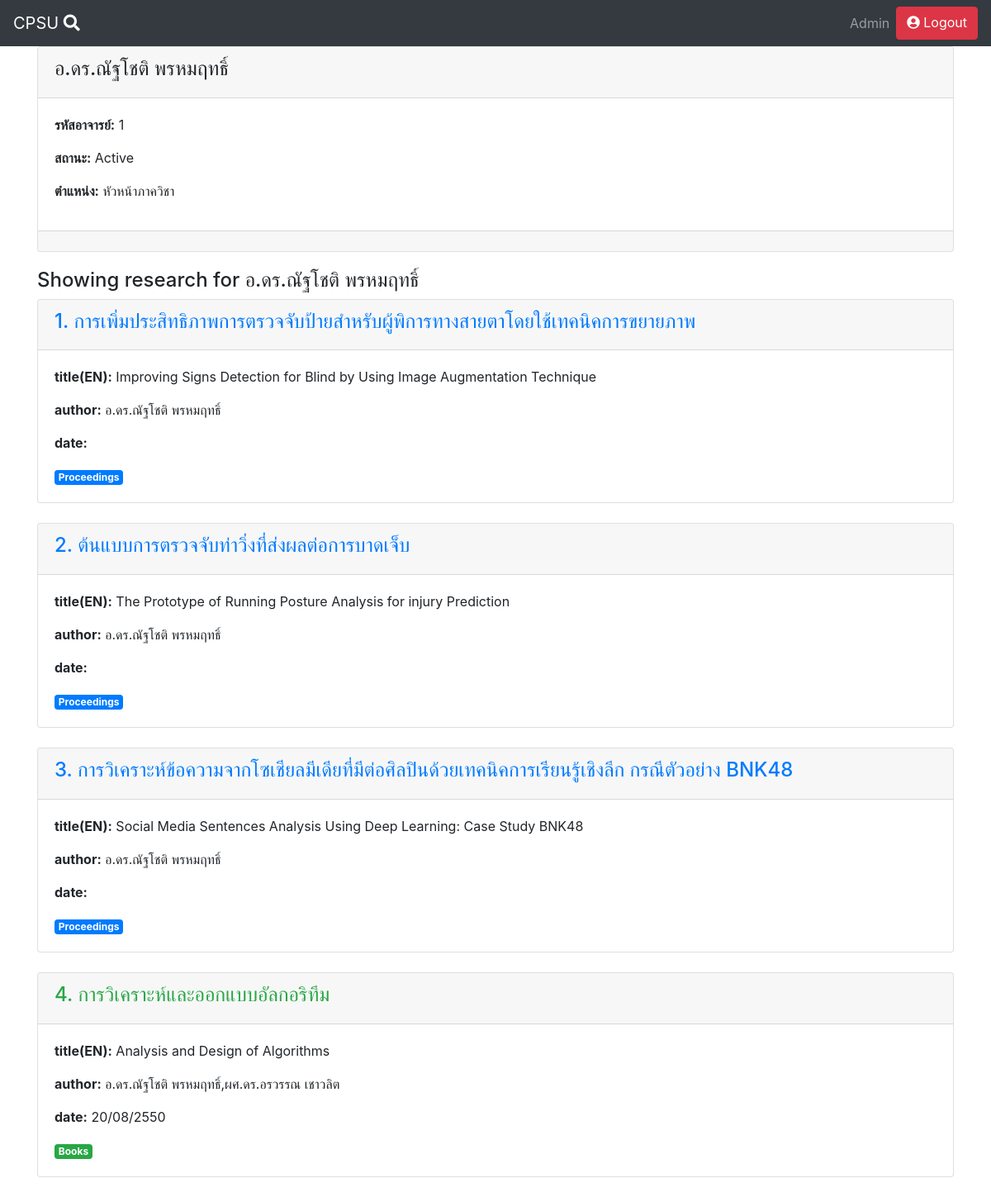
The page /admin/detail_teacher.php/?id=5 (signed in) on the database its author committed.
### tables this page shows
CREATE TABLE `teacher` (
  `teacher_code` varchar(255) NOT NULL,
  `title` varchar(255) NOT NULL,
  `name` varchar(255) NOT NULL,
  `status` varchar(255) NOT NULL,
  `position` varchar(255) NOT NULL,
  `id` int(50) NOT NULL
);

### admin/detail_teacher.php (the view, shortened to what this page needs)
<!DOCTYPE html>
<html lang="en" dir="ltr">
  <head>
    <link rel="stylesheet" href="https://stackpath.bootstrapcdn.com/bootstrap/4.1.1/css/bootstrap.min.css">
    <link rel="stylesheet" href="https://cdnjs.cloudflare.com/ajax/libs/bootstrap-select/1.13.1/css/bootstrap-select.css" />
    <link rel="stylesheet" href="https://use.fontawesome.com/releases/v5.7.0/css/all.css">
    <link rel="stylesheet" href="https://cdnjs.cloudflare.com/ajax/libs/font-awesome/4.7.0/css/font-awesome.min.css">
  </head>
  <body>
    <?php require('../navbar.php');?>
    <div class="container">
    <?php
      $servername = "localhost";
      $username = "root";
      $password = "";
      $dbname = "test";
      $conn = new mysqli($servername, $username, $password, $dbname);
      $id=$_GET['id'];
      $sql = "SELECT * FROM teacher WHERE `id`=$id";
      $result = $conn->query($sql);
      $row = $result->fetch_assoc();
      $name=$row['name'];
      $teacher_code=$row['teacher_code'];
      $status=$row['status'];
      $position=$row['position'];
      $title=$row['title'];
      echo "
        <div style='margin-bottom: 20px'>
        <div class='card'>
          <div class='card-header'>
            <h4>$title$name </h4>
          </div>
          <div class='card-body'>
            <p><strong>รหัสอาจารย์:</strong> $teacher_code </p>
            <p><strong>สถานะ:</strong> $status</p>
            <p><strong>ตำแหน่ง:</strong> $position </p>
          </div>
          <div class='card-footer'>
          </div>
        </div>
        </div>
        ";
      $sql = "select titleTH , titleEN, author, date, type, id, file_path
            from scholarship_proceeding where author like '%".$name."%'
            UNION
            select titleTH , titleEN, author, date, type, id, file_path
            from scholarship_book where author like '%".$name."%'
            UNION
            select titleTH , titleEN, author, date, type, id, file_path
            from scholarship_journal where author like '%".$name."%'
            order by date
            ";
        $result = $conn->query($sql);
        if (isset($result->num_rows) && $result->num_rows > 0) {
            $no = 0;
            echo "<h4>Showing research for $title$name</h4>";
            while($row = $result->fetch_assoc())  {
            $titleTH=$row['titleTH'];
            $titleEN=$row['titleEN'];
            $author=$row['author'];
            $date=$row['date'];
            $type=$row['type'];
            $id=$row['id'];
            $no++;
            if($type=='scholarship_book'){
                echo "
                <div class='card'>
                <div class='card-header'>
                    <a class='text-success' href='http://localhost/seniorproject/detail.php/?id=$id&type=$type'><h4> $no.  $titleTH </h4></a>
                </div>
                <div class='card-body'>
                    <p><strong>title(EN):</strong> $titleEN </p>
                    <p><strong>author:</strong> $author </p>
                    <p><strong>date:</strong> $date </p>
                    <span class='badge badge-success'>Books</span>
                ";
                echo "</div>
              </div>
              <br/>
              ";
            }
            else if($type=='scholarship_proceeding'){
                echo "
                <div class='card'>
                <div class='card-header'>
                    <a class='text-primary' href='http://localhost/seniorproject/detail.php/?id=$id&type=$type'><h4> $no.  $titleTH </h4></a>
                </div>
                <div class='card-body'>
                    <p><strong>title(EN):</strong> $titleEN </p>
                    <p><strong>author:</strong> $author </p>
                    <p><strong>date:</strong> $date </p>
                    <span class='badge badge-primary'>Proceedings</span>
                ";
                echo  "</div>
                </div>
                <br/>
                ";
            }
          }
        }
        else {
            echo "No Result";
        }
    ?>
    </div>
  </body>
</html>

### rows shown on the page
teacher: title "อ.ดร.", name "ณัฐโชติ พรหมฤทธิ์", teacher_code "1", status "Active", position "หัวหน้าภาควิชา"

### other values the page prints
$titleTH "การเพิ่มประสิทธิภาพการตรวจจับป้ายสำหรับผู้พิการทางสายตาโดยใช้เทคนิคการขยายภาพ"
$titleEN "Improving Signs Detection for Blind by Using Image Augmentation Technique"
$author "อ.ดร.ณัฐโชติ พรหมฤทธิ์"
$titleTH "ต้นแบบการตรวจจับท่าวิ่งที่ส่งผลต่อการบาดเจ็บ"
$titleEN "The Prototype of Running Posture Analysis for injury Prediction"
$titleTH "การวิเคราะห์ข้อความจากโซเชียลมีเดียที่มีต่อศิลปินด้วยเทคนิคการเรียนรู้เชิงลึก กรณีตัวอย่าง BNK48"
$titleEN "Social Media Sentences Analysis Using Deep Learning: Case Study BNK48"
$titleTH "การวิเคราะห์และออกแบบอัลกอริทึม"
$titleEN "Analysis and Design of Algorithms"
$author "อ.ดร.ณัฐโชติ พรหมฤทธิ์,ผศ.ดร.อรวรรณ เชาวลิต"
$date "20/08/2550"
